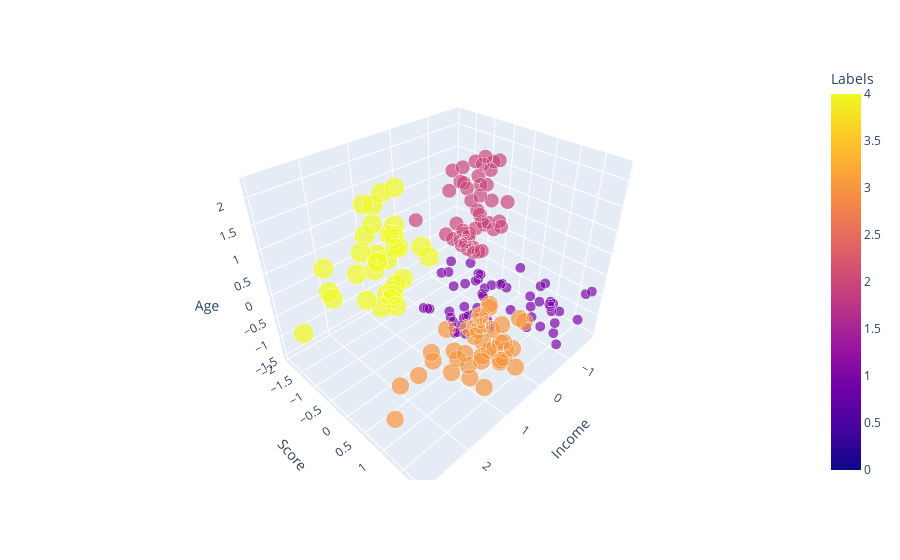

The notebook cell saved with this chart:
### Markdown cell above
Elbow method tells us to select the cluster when there is a significant change in inertia. As we can see from the graph, we can say this may be 5.

### Code cell
# Let's see with 5 Clusters
km5 = KMeans(n_clusters=5,  random_state= 42).fit(df_scaled)
df_scaled['Labels'] = km5.labels_
centroids = np.array(km5.cluster_centers_)

# Plot 6 cluster in 3d Scatterplot
fig = px.scatter_3d(df_scaled, x="Income", y="Score", z="Age",
                    color = 'Labels', size = 'Labels')
fig.show();

### Figure 1 — Plotly figure (JSON) as saved in the notebook; plotly's stock layout.template omitted (floating-point values rounded to 4 significant figures; data arrays with more than 128 entries replaced by an {"elided": "..."} marker saying what was removed)
{"data": [{"hovertemplate": "Income=%{x}<br>Score=%{y}<br>Age=%{z}<br>Labels=%{marker.color}<extra></extra>", "legendgroup": "", "marker": {"color": {"elided": "200 int values"}, "coloraxis": "coloraxis", "size": {"elided": "200 int values"}, "sizemode": "area", "sizeref": 0.01, "symbol": "circle"}, "mode": "markers", "name": "", "scene": "scene", "showlegend": false, "type": "scatter3d", "x": {"elided": "200 float values"}, "y": {"elided": "200 float values"}, "z": {"elided": "200 float values"}}], "layout": {"coloraxis": {"colorbar": {"title": {"text": "Labels"}}, "colorscale": [[0, "#0d0887"], [0.1111, "#46039f"], [0.2222, "#7201a8"], [0.3333, "#9c179e"], [0.4444, "#bd3786"], [0.5556, "#d8576b"], [0.6667, "#ed7953"], [0.7778, "#fb9f3a"], [0.8889, "#fdca26"], [1, "#f0f921"]]}, "legend": {"itemsizing": "constant", "tracegroupgap": 0}, "margin": {"t": 60}, "scene": {"domain": {"x": [0, 1], "y": [0, 1]}, "xaxis": {"title": {"text": "Income"}}, "yaxis": {"title": {"text": "Score"}}, "zaxis": {"title": {"text": "Age"}}}}}
